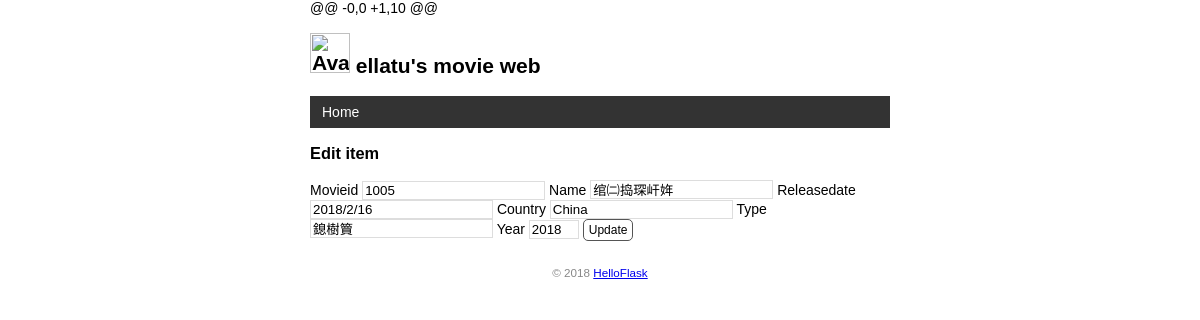
Page /movie/edit/1005 on the earlier database version.
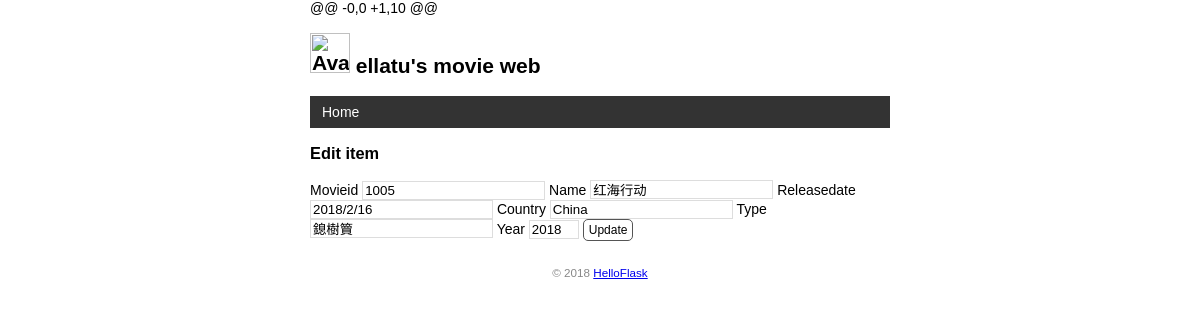
Same page on the later database version.
### app.py (models this page shows)
class  Movie(db.Model):  # 表名将会是movie_info（自动生成，小写处理）
    movieid = db.Column(db.String(10), primary_key=True)  # 主键
    title = db.Column(db.String(20))  # 名字
    releasedate = db.Column(db.String(20))  # 时间日期
    country = db.Column(db.String(20))  # 国家
    Type = db.Column(db.String(10))  # 类型
    year = db.Column(db.String(4))  # 年份

### app.py (the view, shortened to what this page needs)
@app.route('/movie/edit/<int:movie_id>', methods=['GET', 'POST'])
def edit(movie_id):
    movie = Movie.query.get_or_404(movie_id)
    return render_template('edit.html', movie=movie)

### app.py (called while the page is built)
@app.context_processor
def inject_user():
    user = User.query.first()
    return dict(user=user)

### templates/edit.html (shortened to what this page needs)
{% extends 'base.html' %}
{% block content %}
<h3>Edit item</h3>
<form method="post">
    Movieid <input type="text" name="movieid" autocomplete="off" required value="{{ movie.movieid}}">
    Name <input type="text" name="title" autocomplete="off" required value="{{ movie.title }}">
    Releasedate <input type="text" name="releasedate" autocomplete="off" required value="{{ movie.releasedate }}">
    Country <input type="text" name="country" autocomplete="off" required  value="{{ movie.country }}">
    Type <input type="text" name="Type" autocomplete="off" required value="{{ movie.Type}}">
    Year <input type="text" name="year" autocomplete="off" required value="{{ movie.year }}">
    <input class="btn" type="submit" name="submit" value="Update">
</form>
{% endblock %}

Differences in the rows shown:
changed Movie "China": title "绾㈡捣琛屽姩" → "红海行动"
